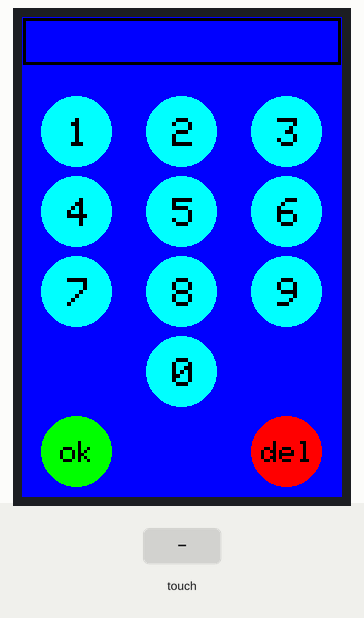
This sketch was run on a simulated Arduino Uno, built with avr-gcc and run on an emulated ATmega328P. Parts: 320×480 colour display. The test bench sets the inputs (shaded band). What the sketch prints to the serial monitor is not drawn.

Above: at 1.6 s.
1.7 s: touch panel pressed at 38 % / 30 % of its raw x / y range
At 2.9 s:
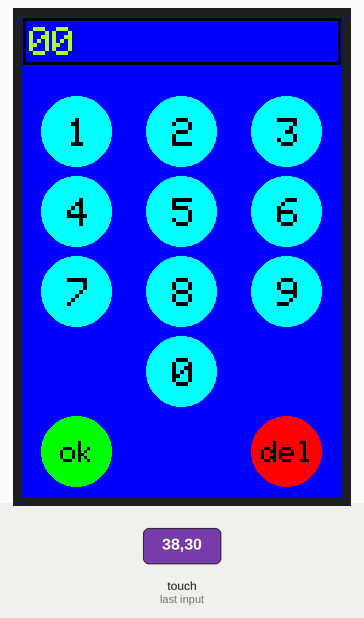
3.4 s: touch panel pressed at 13 % / 10 % of its raw x / y range
At 3.5 s:
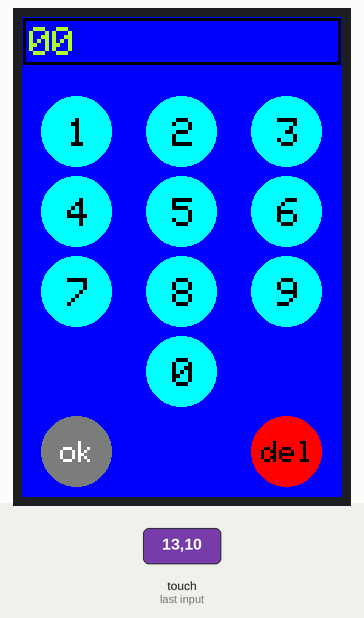
5.1 s: touch panel pressed at 87 % / 10 % of its raw x / y range
At 5.2 s:
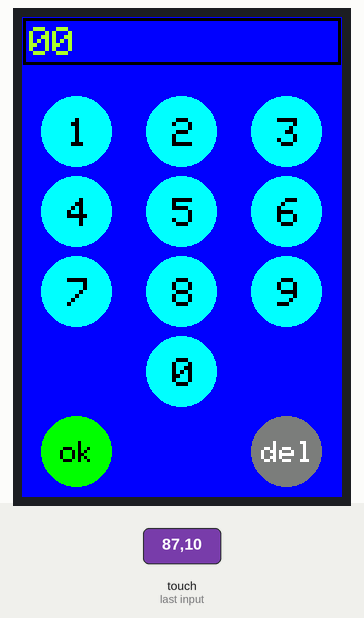
6.8 s: touch panel pressed at 13 % / 30 % of its raw x / y range
At 6.9 s:
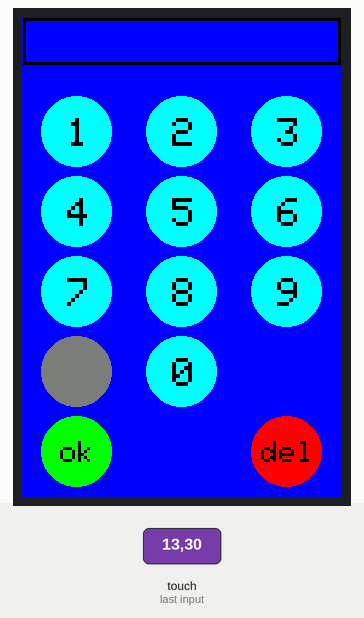
8.5 s: touch panel pressed at 87 % / 30 % of its raw x / y range
At 8.6 s:
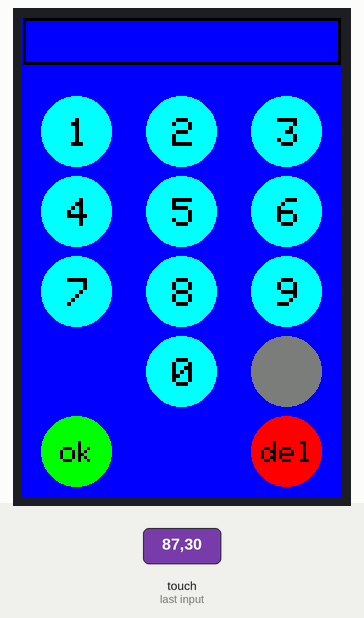
10.6 s: touch panel pressed at 87 % / 10 % of its raw x / y range
At 10.72 s:
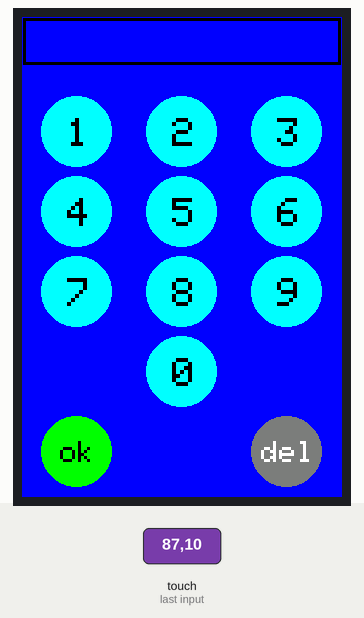
Timing chart, 0 to 13.3 s (numbered marks = the images above; inputs shaded):
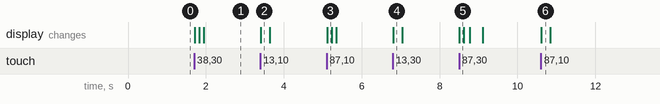

Measured:
- after the input at 1.7 s, the display: first changes at once (image 1 shows a later state)
- after the input at 3.4 s, the display: changes at once (image 2)
- after the input at 5.1 s, the display: changes at once (image 3)
- after the input at 6.8 s, the display: changes at once (image 4)
- after the input at 8.5 s, the display: changes at once (image 5)
- after the input at 10.6 s, the display: changes at once (image 6)

The sketch:

TouchScreenNumPass.ino
```cpp
/***********************************************************************************
*This program is a demo of how to use the touch function in a phone GUI
*This demo was made for LCD modules with 8bit or 16bit data port.
*This program requires the the LCDKIWI library.

* File                : display_phonecall.ino
* Hardware Environment: Arduino UNO&Mega2560
* Build Environment   : Arduino

*Set the pins to the correct ones for your development shield or breakout board.
*This demo use the BREAKOUT BOARD only and use these 8bit data lines to the LCD,
*pin usage as follow:
*                  LCD_CS  LCD_CD  LCD_WR  LCD_RD  LCD_RST  SD_SS  SD_DI  SD_DO  SD_SCK
*     Arduino Uno    A3      A2      A1      A0      A4      10     11     12      13
*Arduino Mega2560    A3      A2      A1      A0      A4      10     11     12      13

*                  LCD_D0  LCD_D1  LCD_D2  LCD_D3  LCD_D4  LCD_D5  LCD_D6  LCD_D7
*     Arduino Uno    8       9       2       3       4       5       6       7
*Arduino Mega2560    8       9       2       3       4       5       6       7

*Remember to set the pins to suit your display module!
*
* @attention
*
* THE PRESENT FIRMWARE WHICH IS FOR GUIDANCE ONLY AIMS AT PROVIDING CUSTOMERS
* WITH CODING INFORMATION REGARDING THEIR PRODUCTS IN ORDER FOR THEM TO SAVE
* TIME. AS A RESULT, QD electronic SHALL NOT BE HELD LIABLE FOR ANY
* DIRECT, INDIRECT OR CONSEQUENTIAL DAMAGES WITH RESPECT TO ANY CLAIMS ARISING
* FROM THE CONTENT OF SUCH FIRMWARE AND/OR THE USE MADE BY CUSTOMERS OF THE
* CODING INFORMATION CONTAINED HEREIN IN CONNECTION WITH THEIR PRODUCTS.
**********************************************************************************/

#include <TouchScreen.h> //touch library
#include <LCDWIKI_GUI.h> //Core graphics library
#include <LCDWIKI_KBV.h> //Hardware-specific library

//if the IC model is known or the modules is unreadable,you can use this constructed function
//LCDWIKI_KBV my_lcd(ILI9486,A3,A2,A1,A0,A4); //model,cs,cd,wr,rd,reset
//if the IC model is not known and the modules is readable,you can use this constructed function
LCDWIKI_KBV my_lcd(320,480,A3,A2,A1,A0,A4);//width,height,cs,cd,wr,rd,reset

                             /*  r     g    b */
#define BLACK        0x0000  /*   0,   0,   0 */
#define BLUE         0x001F  /*   0,   0, 255 */
#define RED          0xF800  /* 255,   0,   0 */
#define GREEN        0x07E0  /*   0, 255,   0 */
#define CYAN         0x07FF  /*   0, 255, 255 */
#define MAGENTA      0xF81F  /* 255,   0, 255 */
#define YELLOW       0xFFE0  /* 255, 255,   0 */
#define WHITE        0xFFFF  /* 255, 255, 255 */
#define NAVY         0x000F  /*   0,   0, 128 */
#define DARKGREEN    0x03E0  /*   0, 128,   0 */
#define DARKCYAN     0x03EF  /*   0, 128, 128 */
#define MAROON       0x7800  /* 128,   0,   0 */
#define PURPLE       0x780F  /* 128,   0, 128 */
#define OLIVE        0x7BE0  /* 128, 128,   0 */
#define LIGHTGREY    0xC618  /* 192, 192, 192 */
#define DARKGREY     0x7BEF  /* 128, 128, 128 */
#define ORANGE       0xFD20  /* 255, 165,   0 */
#define GREENYELLOW  0xAFE5  /* 173, 255,  47 */
#define PINK         0xF81F  /* 255,   0, 255 */

/******************* UI details */
#define BUTTON_R 35 //the radius of button
#define BUTTON_SPACING_X 35 //the horizontal distance between button
#define BUTTON_SPACING_Y 10  //the vertical distance between button
#define EDG_Y 10 //lower edge distance
#define EDG_X 20 //left and right distance

#define YP A3  // must be an analog pin, use "An" notation!
#define XM A2  // must be an analog pin, use "An" notation!
#define YM 9   // can be a digital pin
#define XP 8   // can be a digital pin

//touch sensitivity for X
#define TS_MINX 906
#define TS_MAXX 116

//touch sensitivity for Y
#define TS_MINY 92
#define TS_MAXY 952

// We have a status line for like, is FONA working
#define STATUS_X 10
#define STATUS_Y 65

//touch sensitivity for press
#define MINPRESSURE 10
#define MAXPRESSURE 1000


char password[] = {1,2,3,4}; // ** SET PASSWORD
char currentEntry[4];
int EntryIndex = 0;

boolean passwordCheck(){
  Serial.println("PASS");
  for (int i = 0;  i < 4; i++){
    if( currentEntry[i] != password[i] ){
      return false;
    }
  }
  return true;
}


TouchScreen ts = TouchScreen(XP, YP, XM, YM, 300);

typedef struct _button_info
{
     uint8_t button_name[10];
     uint8_t button_name_size;
     uint16_t button_name_colour;
     uint16_t button_colour;
     uint16_t button_x;
     uint16_t button_y;
 }button_info;

//the definition of buttons
button_info phone_button[15] =
{
  "1",4,BLACK,CYAN,EDG_X+BUTTON_R-1,my_lcd.Get_Display_Height()-EDG_Y-4*BUTTON_SPACING_Y-9*BUTTON_R-1,
  "2",4,BLACK,CYAN,EDG_X+3*BUTTON_R+BUTTON_SPACING_X-1,my_lcd.Get_Display_Height()-EDG_Y-4*BUTTON_SPACING_Y-9*BUTTON_R-1,
  "3",4,BLACK,CYAN,EDG_X+5*BUTTON_R+2*BUTTON_SPACING_X-1,my_lcd.Get_Display_Height()-EDG_Y-4*BUTTON_SPACING_Y-9*BUTTON_R-1,
  "4",4,BLACK,CYAN,EDG_X+BUTTON_R-1,my_lcd.Get_Display_Height()-EDG_Y-3*BUTTON_SPACING_Y-7*BUTTON_R-1,
  "5",4,BLACK,CYAN,EDG_X+3*BUTTON_R+BUTTON_SPACING_X-1,my_lcd.Get_Display_Height()-EDG_Y-3*BUTTON_SPACING_Y-7*BUTTON_R-1,
  "6",4,BLACK,CYAN,EDG_X+5*BUTTON_R+2*BUTTON_SPACING_X-1,my_lcd.Get_Display_Height()-EDG_Y-3*BUTTON_SPACING_Y-7*BUTTON_R-1,
  "7",4,BLACK,CYAN,EDG_X+BUTTON_R-1,my_lcd.Get_Display_Height()-EDG_Y-2*BUTTON_SPACING_Y-5*BUTTON_R-1,
  "8",4,BLACK,CYAN,EDG_X+3*BUTTON_R+BUTTON_SPACING_X-1,my_lcd.Get_Display_Height()-EDG_Y-2*BUTTON_SPACING_Y-5*BUTTON_R-1,
  "9",4,BLACK,CYAN,EDG_X+5*BUTTON_R+2*BUTTON_SPACING_X-1,my_lcd.Get_Display_Height()-EDG_Y-2*BUTTON_SPACING_Y-5*BUTTON_R-1,
  "",4,BLUE,BLUE,EDG_X+BUTTON_R-1,my_lcd.Get_Display_Height()-EDG_Y-BUTTON_SPACING_Y-3*BUTTON_R-1,
  "0",4,BLACK,CYAN,EDG_X+3*BUTTON_R+BUTTON_SPACING_X-1,my_lcd.Get_Display_Height()-EDG_Y-BUTTON_SPACING_Y-3*BUTTON_R-1,
  "",4,BLUE,BLUE,EDG_X+5*BUTTON_R+2*BUTTON_SPACING_X-1,my_lcd.Get_Display_Height()-EDG_Y-BUTTON_SPACING_Y-3*BUTTON_R-1,
  "ok",3,BLACK,GREEN,EDG_X+BUTTON_R-1,my_lcd.Get_Display_Height()-EDG_Y-BUTTON_R-1,
  "",3,BLUE,BLUE,EDG_X+3*BUTTON_R+BUTTON_SPACING_X-1,my_lcd.Get_Display_Height()-EDG_Y-BUTTON_R-1,
  "del",3,BLACK,RED,EDG_X+5*BUTTON_R+2*BUTTON_SPACING_X-1,my_lcd.Get_Display_Height()-EDG_Y-BUTTON_R-1,
};

//display string
void show_string(uint8_t *str,int16_t x,int16_t y,uint8_t csize,uint16_t fc, uint16_t bc,boolean mode)
{
    my_lcd.Set_Text_Mode(mode);
    my_lcd.Set_Text_Size(csize);
    my_lcd.Set_Text_colour(fc);
    my_lcd.Set_Text_Back_colour(bc);
    my_lcd.Print_String(str,x,y);
}

//Check whether to press or not
boolean is_pressed(int16_t x1,int16_t y1,int16_t x2,int16_t y2,int16_t px,int16_t py)
{
  //Serial.println("test");
    if((px > x1 && px < x2) && (py > y1 && py < y2))
    {
        return true;
    }
    else
    {
        return false;
    }
 }

//display the main menu
void show_menu(void)
{
    uint16_t i;
   for(i = 0;i < sizeof(phone_button)/sizeof(button_info);i++)
   {
      my_lcd.Set_Draw_color(phone_button[i].button_colour);
      my_lcd.Fill_Circle(phone_button[i].button_x, phone_button[i].button_y, BUTTON_R);
      show_string(phone_button[i].button_name,phone_button[i].button_x-strlen(phone_button[i].button_name)*phone_button[i].button_name_size*6/2+phone_button[i].button_name_size/2+1,phone_button[i].button_y-phone_button[i].button_name_size*8/2+phone_button[i].button_name_size/2+1,phone_button[i].button_name_size,phone_button[i].button_name_colour,BLACK,1);
//   Serial.println(phone_button[i].button_name[0]);
//   Serial.println(phone_button[i].button_x);
//   Serial.println(phone_button[i].button_y);
//   Serial.println("XXXXXXXX");
   }
   my_lcd.Set_Draw_color(BLACK);
   my_lcd.Fill_Rectangle(1, 1, my_lcd.Get_Display_Width()-2, 3);
   my_lcd.Fill_Rectangle(1, 45, my_lcd.Get_Display_Width()-2, 47);
   my_lcd.Fill_Rectangle(1, 1, 3, 47);
   my_lcd.Fill_Rectangle(my_lcd.Get_Display_Width()-4, 1, my_lcd.Get_Display_Width()-2, 47);
}


void setup(void)
{
  Serial.begin(9600);
   my_lcd.Init_LCD();
   Serial.println(my_lcd.Read_ID(), HEX);
   my_lcd.Fill_Screen(BLUE);
   show_menu();
}

uint16_t text_x=7,text_y=10,text_x_add = 6*phone_button[0].button_name_size,text_y_add = 8*phone_button[0].button_name_size;
uint16_t n=0;

void loop(void)
{
  uint16_t i;
  digitalWrite(13, HIGH);
  TSPoint p = ts.getPoint();
  digitalWrite(13, LOW);

  pinMode(XM, OUTPUT);
  pinMode(YP, OUTPUT);
  //Serial.println("Touched");
  //Serial.println(p.x);
  //Serial.println(p.y);
  //Serial.println(p.z);
  //delay(5000);
  if (p.z > MINPRESSURE && p.z < MAXPRESSURE)
  {
    //p.x = my_lcd.Get_Display_Width()-map(p.x, TS_MINX, TS_MAXX, my_lcd.Get_Display_Width(), 0);
    //p.y = my_lcd.Get_Display_Height()-map(p.y, TS_MINY, TS_MAXY, my_lcd.Get_Display_Height(), 0);
    p.x = map(p.x, TS_MINX, TS_MAXX, my_lcd.Get_Display_Width(),0);
    p.y = map(p.y, TS_MINY, TS_MAXY, my_lcd.Get_Display_Height(),0);

    for(i=0;i<sizeof(phone_button)/sizeof(button_info);i++)
    {
         //press the button
         if(is_pressed(phone_button[i].button_x-BUTTON_R,phone_button[i].button_y-BUTTON_R,phone_button[i].button_x+BUTTON_R,phone_button[i].button_y+BUTTON_R,p.x,p.y))
         {
          //Serial.println("Pressed");
              my_lcd.Set_Draw_color(DARKGREY);
              my_lcd.Fill_Circle(phone_button[i].button_x, phone_button[i].button_y, BUTTON_R);
              show_string(phone_button[i].button_name,phone_button[i].button_x-strlen(phone_button[i].button_name)*phone_button[i].button_name_size*6/2+phone_button[i].button_name_size/2+1,phone_button[i].button_y-phone_button[i].button_name_size*8/2+phone_button[i].button_name_size/2+1,phone_button[i].button_name_size,WHITE,BLACK,1);
              delay(100);
              my_lcd.Set_Draw_color(phone_button[i].button_colour);
              my_lcd.Fill_Circle(phone_button[i].button_x, phone_button[i].button_y, BUTTON_R);
              show_string(phone_button[i].button_name,phone_button[i].button_x-strlen(phone_button[i].button_name)*phone_button[i].button_name_size*6/2+phone_button[i].button_name_size/2+1,phone_button[i].button_y-phone_button[i].button_name_size*8/2+phone_button[i].button_name_size/2+1,phone_button[i].button_name_size,phone_button[i].button_name_colour,BLACK,1);
//              Serial.println(i);
              if(i < 12)
              {
                  if(n < 13)
                  {
                    show_string(phone_button[i].button_name,text_x,text_y,phone_button[i].button_name_size,GREENYELLOW, BLACK,1);
                    text_x += text_x_add-1; //random variable
                    n++;
                    Serial.println("HERE");
                    currentEntry[EntryIndex] = (char)phone_button[i].button_name[0];
                    EntryIndex++;
                    Serial.println((char)phone_button[i].button_name[0]);
                    }
//              else if(12 == i) //show calling ended NEW OK BUTTON
//              {Serial.println(i);
//                  if(passwordCheck()){
//                    Serial.println("GOOD");
//                  }
//                  else{
//                    Serial.println("NO");
//                    EntryIndex = 0;
//
//                      my_lcd.Set_Draw_color(BLUE);
//                      text_x -= (text_x_add-1);
//                      my_lcd.Fill_Rectangle(text_x, text_y, text_x+text_x_add-1, text_y+text_y_add-2);
//                      n--;
                  }

//                  my_lcd.Set_Draw_color(BLUE);
//                  my_lcd.Fill_Rectangle(0, 48, my_lcd.Get_Display_Width()-1, 60);
//                  show_string("Calling ended",CENTER,52,1,RED, BLACK,1);

//              else if(13 == i) //show calling
//              {
//                  my_lcd.Set_Draw_color(BLUE);
//                  my_lcd.Fill_Rectangle(0, 48, my_lcd.Get_Display_Width()-1, 60);
//                  show_string("Calling...",CENTER,52,1,GREEN, BLACK,1);
//              }
              else if(14 == i) //delete button
              {
                  if(n > 0)
                  {
                      my_lcd.Set_Draw_color(BLUE);
                      text_x -= (text_x_add-1);
                      my_lcd.Fill_Rectangle(text_x, text_y, text_x+text_x_add-1, text_y+text_y_add-2);
                      n--;
                  }
              }
         }
     }
  }
 }
```
